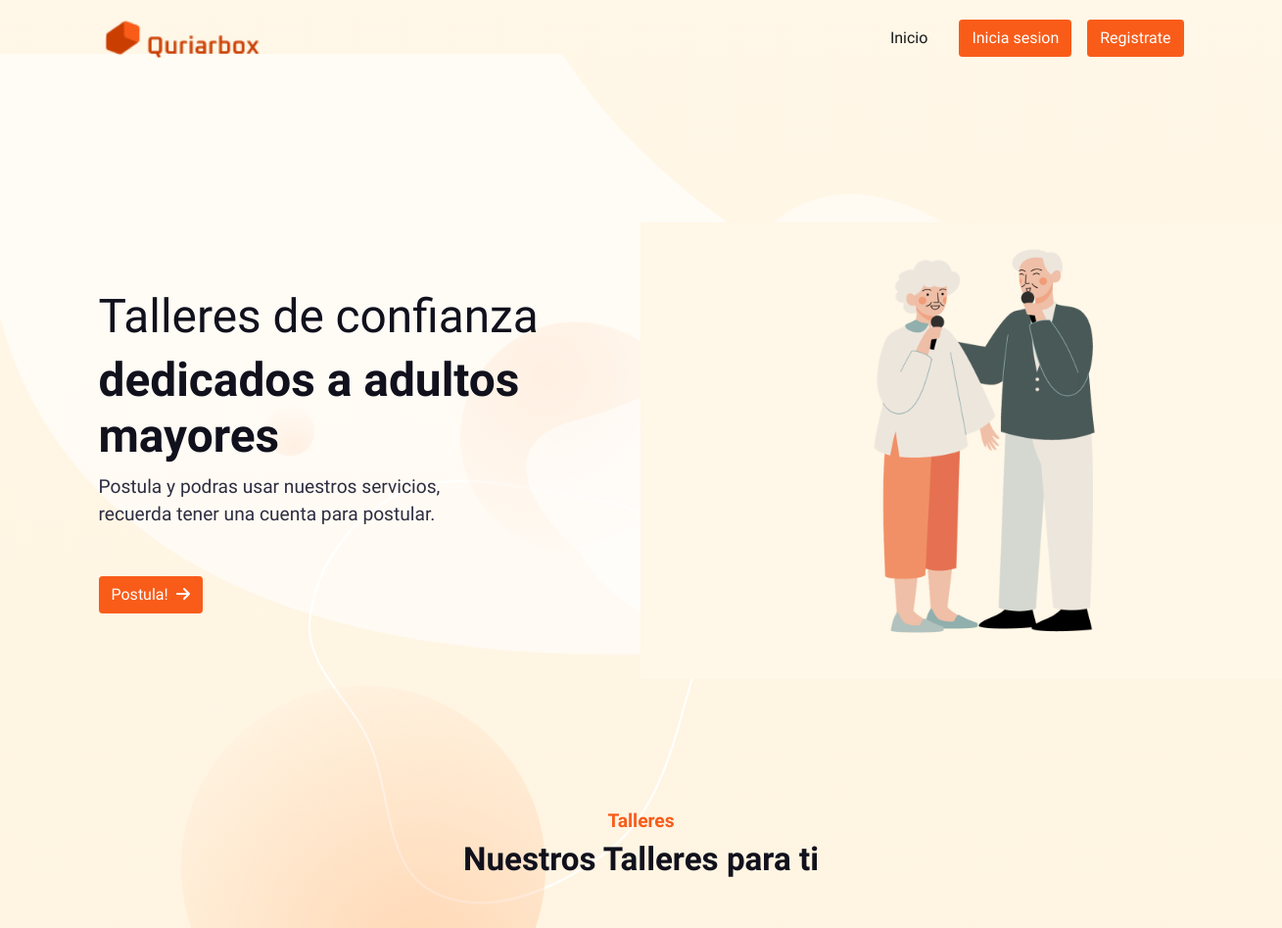
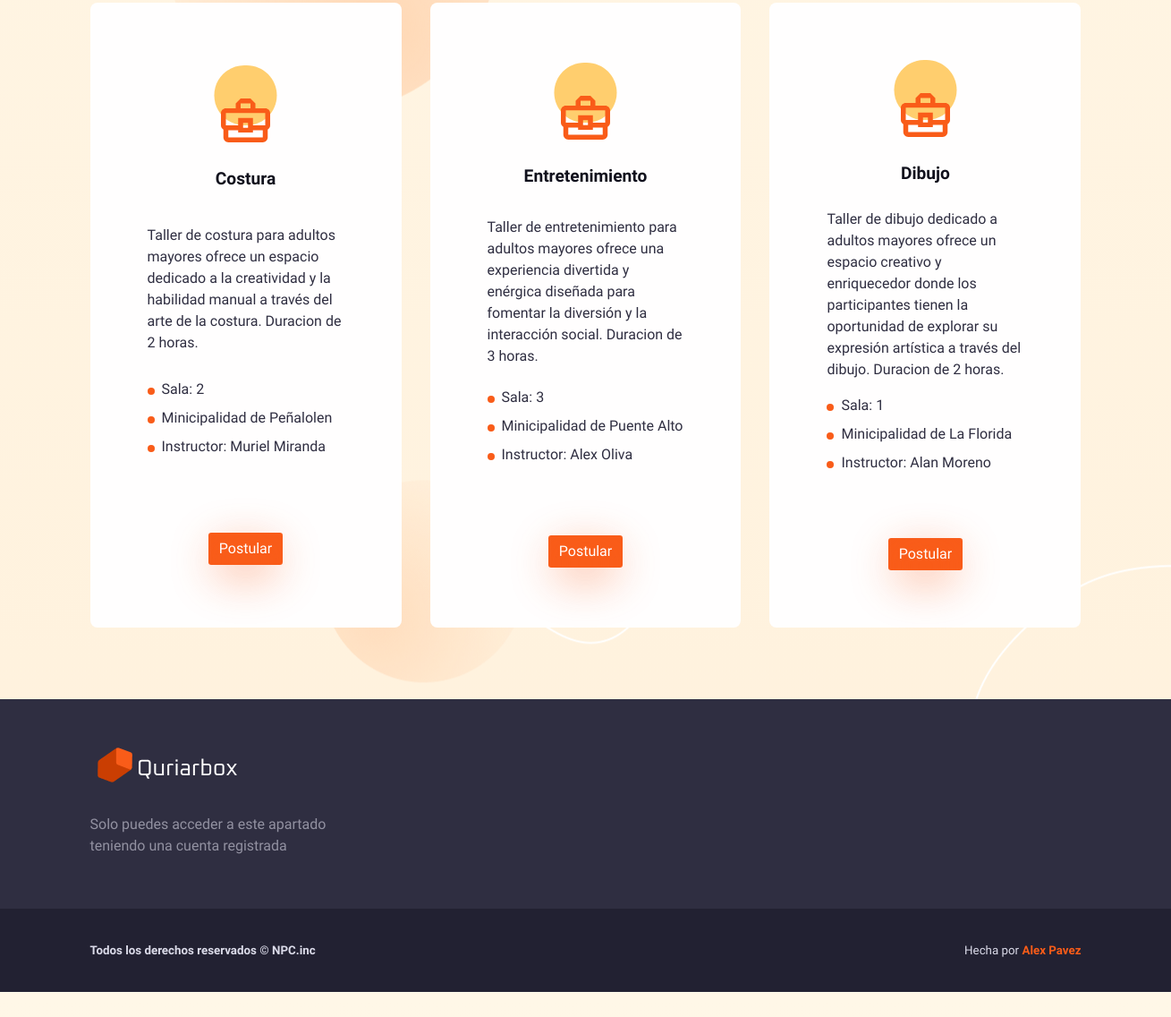
The page / on the database its author committed (2 pictures, top to bottom).
### core/models.py (models this page shows, shortened)
class Taller(models.Model):
    nombre = models.CharField(max_length=50)
    horas = models.IntegerField()
    sala = models.ForeignKey(Sala, on_delete=models.CASCADE)
    descripcion = models.CharField(max_length=500)
    instructor = models.ForeignKey(Instructor, on_delete=models.CASCADE)
    municipalidad = models.ForeignKey(Municipalidad, on_delete=models.CASCADE)
    inscripcion = models.ForeignKey(Inscripcion, on_delete=models.CASCADE)

class Sala(models.Model):
    numero = models.IntegerField()
    capacidad = models.IntegerField()
    def __str__(self):
        return str(self.numero)

class Municipalidad(models.Model):
    nombre = models.CharField(max_length=50)
    direccion = models.CharField(max_length=50)
    telefono = models.IntegerField()
    url = models.CharField(max_length=500)
    def __str__(self):
        return self.nombre

class Instructor(models.Model):
    rut = models.CharField(max_length=9)
    nombre_apellido = models.CharField(max_length=80)
    edad = models.IntegerField()
    correo = models.CharField(max_length=50)
    telefono = models.IntegerField()
    fecha_ins = models.CharField(max_length=50)
    def __str__(self):
        return self.nombre_apellido

### core/views.py (the view)
# urls.py: path('', index, name="index"),
def index(request):
    user = request.user
    usuario_inscrito = user.groups.filter(name='Inscrito').exists()
    TallerAll = Taller.objects.all()
    data = {
        'Talleres': TallerAll,
        'usuario': usuario_inscrito,
    }
    return render(request, 'core/index.html', data)

### core/templates/core/index.html (shortened to what this page needs)
{% extends 'core/base.html' %}
{% load static %}
{% block contenido %}
      <section class="py-xxl-10 pb-0" id="home">
        <div class="container">
          <div class="row align-items-center">
            {% if usuario == True %}
            <div class="col-md-5 col-xl-6 col-xxl-7 order-0 order-md-1 text-end"><img style="height: 130%; width: 130%;margin-left: -3%;" src="{% static 'core/img/illustrations/abuelos.png' %}" alt="hero-header"/></div>
            <div class="col-md-75 col-xl-6 col-xxl-5 text-md-start text-center py-8">
              <h1 class="fw-normal fs-6 fs-xxl-7">Actualmente ya te encuentras en un taller</h1>
              {% for taller in talleres_inscritos %}
              <h1 class="fw-bolder fs-6 fs-xxl-7 mb-2">{{ taller.nombre }}</h1>
              {% endfor %}
              <p class="fs-1 mb-5">Reucuerda que puedes desvincularte del<br />taller siempre que quieras y estes a tiempo.</p><a class="btn btn-primary me-2" href="{% url 'salir' user.id %}" role="button">Desvinculate<i class="fas fa-arrow-right ms-2"></i></a>
              {% else %}
              <div class="col-md-5 col-xl-6 col-xxl-7 order-0 order-md-1 text-end"><img style="height: 130%; width: 130%;margin-left: -3%;" src="{% static 'core/img/illustrations/abuelos.png' %}" alt="hero-header"/></div>
              <div class="col-md-75 col-xl-6 col-xxl-5 text-md-start text-center py-8">
                <h1 class="fw-normal fs-6 fs-xxl-7">Talleres de confianza</h1>
                <h1 class="fw-bolder fs-6 fs-xxl-7 mb-2">dedicados a adultos mayores</h1>
                <p class="fs-1 mb-5">Postula y podras usar nuestros servicios,<br />recuerda tener una cuenta para postular.</p><a class="btn btn-primary me-2" href="#services" role="button">Postula!<i class="fas fa-arrow-right ms-2"></i></a>
            </div>
          </div>
        </div>
      </section>
      <section class="py-7" id="services" container-xl="container-xl">
        <div class="container">
          <div class="row justify-content-center">
            <div class="col-md-8 col-lg-5 text-center mb-3">
              <h5 class="text-danger">Talleres</h5>
              <h2>Nuestros Talleres para ti</h2>
            </div>
          </div>
          <div class="row h-100 justify-content-center">
            {% for aux in Talleres %}
            <div class="col-md-4 pt-4 px-md-2 px-lg-3">
              <div class="card h-100 px-lg-5 card-span">
                <div class="card-body d-flex flex-column justify-content-around">
                  <div class="text-center pt-5"><img class="img-fluid" src="{% static 'core/img/icons/services-1.svg' %}" alt="..." />
                    <h5 class="my-4">{{ aux.nombre }}</h5>
                  </div>
                  <p>{{ aux.descripcion }} Duracion de {{ aux.horas }} horas.</p>
                  <ul class="list-unstyled">
                    <li class="mb-2"><span class="me-2"><i class="fas fa-circle text-primary" style="font-size:.5rem"></i></span>Sala: {{ aux.sala }}
                    </li>
                    <li class="mb-2"><span class="me-2"><i class="fas fa-circle text-primary" style="font-size:.5rem"></i></span>Minicipalidad de {{ aux.municipalidad }}
                    </li>
                    <li class="mb-2"><span class="me-2"><i class="fas fa-circle text-primary" style="font-size:.5rem"></i></span>Instructor: {{ aux.instructor }}
                    </li>
                  </ul>
                  <div class="text-center my-5">
                    <div class="d-grid">
                      <form method="post" action="{% url 'postular' aux.id %}">
                        <button class="btn btn-danger hover-top btn-glow border-0" type="submit">Postular</button>
                    </form>
                    </div>
                  </div>
                </div>
              </div>
            </div>
          {% endfor %}
        </div>
        {% endif %}
      </section>
   {% endblock %}

### core/templates/core/base.html (shortened to what this page needs)
{% load static %}
<!DOCTYPE html>
<html lang="en-US" dir="ltr">
  <head>
    <link href="{% static 'core/css/theme.css' %}" rel="stylesheet" />
  </head>
  <body>
    <main class="main" id="top">
      <nav class="navbar navbar-expand-lg navbar-light fixed-top py-3 d-block" data-navbar-on-scroll="data-navbar-on-scroll">
        <div class="container"><a class="navbar-brand" href="#home"><img src="{% static 'core/img/gallery/logo.png' %}" height="45" alt="logo" /></a>
          <div class="collapse navbar-collapse border-top border-lg-0 mt-4 mt-lg-0" id="navbarSupportedContent">
            <ul class="navbar-nav ms-auto pt-2 pt-lg-0 font-base">
              <li class="nav-item px-2"><a class="nav-link" aria-current="page" href="{% url 'index' %}">Inicio</a></li>
            </ul>
            {%  if user.is_authenticated %}
            </div><a class="btn btn-primary order-1 order-lg-0 ms-lg-3" href="{% url 'logout' %}">Cerrar sesion</a>
            <a class="order-lg-0 ms-lg-3" style="color: red;">Bienvenido {{ user.first_name }}</a>
            {% else %}
            </div><a class="btn btn-primary order-1 order-lg-0 ms-lg-3" href="{%  url 'login' %}">Inicia sesion</a>
            <a class="btn btn-primary order-1 order-lg-0 ms-lg-3" href="{% url 'Autenticacion' %}">Registrate</a>
            {% endif %}
          </div>
      </nav>
      <section class="py-xxl-10 pb-0" id="home" style="margin-top: -5%;">
    {% block contenido %}
    {% endblock %}
  <section class="bg-900 pb-0 pt-5">
    <div class="container">
      <div class="row">
        <div class="col-12 col-sm-12 col-lg-6 mb-4 order-0 order-sm-0"><a class="text-decoration-none" href="#"><img src="assets/img/gallery/footer-logo.png" height="51" alt="" /></a>
          {% if user.is_authenticated %}
          <p class="text-500 my-4">Este apartado existe solamente para<br /> para los usuarios que desean eliminar o modificar su cuenta</p>
            <form method="post" id="deleteForm" action="{% url 'delete_account' user.id %}">
            {% csrf_token %}
            <button class="btn btn-danger hover-top btn-glow border-0" type="submit" id="eliminarCuentaBtn">Borrar cuenta</button>
            </form>
            <br>
            <form method="post" id="deleteForm" action="{% url 'update_account' user.id %}">
              {% csrf_token %}
              <button class="btn btn-danger hover-top btn-glow border-0" type="submit" id="eliminarCuentaBtn">Modificar</button>
              </form>
          </div>
        {% else %}
        <p class="text-500 my-4">Solo puedes acceder a este apartado<br />teniendo una cuenta registrada</p>
      {% endif %}
      </div>
    </div>
  </section>
  <section class="py-0 bg-1000">
    <div class="container">
      <div class="row justify-content-md-between justify-content-evenly py-4">
        <div class="col-12 col-sm-8 col-md-6 col-lg-auto text-center text-md-start">
          <p class="fs--1 my-2 fw-bold text-200">Todos los derechos reservados &copy; NPC.inc</p>
        </div>
        <div class="col-12 col-sm-8 col-md-6">
          <p class="fs--1 my-2 text-center text-md-end text-200"> &nbsp;
            <svg class="bi bi-suit-heart-fill" xmlns="http://www.w3.org/2000/svg" width="12" height="12" fill="#F95C19" viewBox="0 0 16 16">
            </svg>&nbsp;Hecha por&nbsp;<a class="fw-bold text-primary" href="https://themewagon.com/" target="_blank">Alex Pavez</a>
          </p>
        </div>
      </div>
    </div>
  </section>
</main>
</body>

### rows shown on the page
Taller: nombre "Costura", descripcion "Taller de costura para adultos mayores ofrece un espacio dedicado a la creatividad y la habilidad manual a través del arte de la costura.", horas "2", sala "2", municipalidad "Peñalolen", instructor "Muriel Miranda"
Taller: nombre "Entretenimiento", descripcion "Taller de entretenimiento para adultos mayores ofrece una experiencia divertida y enérgica diseñada para fomentar la diversión y la interacción social.", horas "3", sala "3", municipalidad "Puente Alto", instructor "Alex Oliva"
Taller: nombre "Dibujo", descripcion "Taller de dibujo dedicado a adultos mayores ofrece un espacio creativo y enriquecedor donde los participantes tienen la oportunidad de explorar su expresión artística a través del dibujo.", horas "2", sala "1", municipalidad "La Florida", instructor "Alan Moreno"
